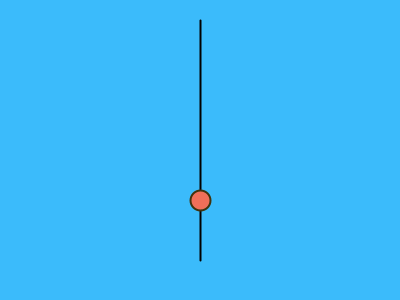
Frame 1 (no input)
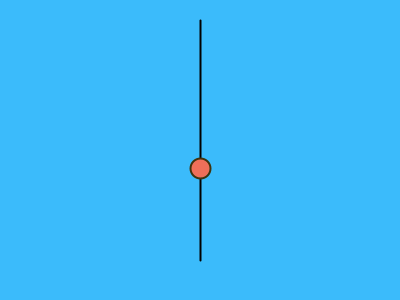
Frame 60 (the mouse pressed at the canvas centre just before this capture)
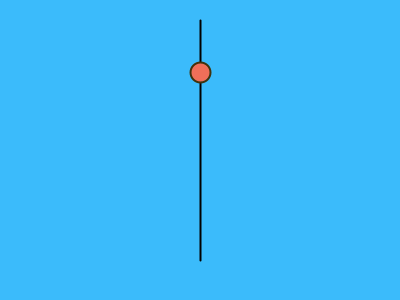
Frame 120 (the mouse held since frame 60 and released just before this capture)

The Processing sketch that drew these frames (run headless with seeded random() and noise(); from frame 60 on, the mouse is pressed at the canvas centre):

// Processing sketch: Spider
// ── Spider.pde
// a modern implementation could use the Command/Interpreter pattern

final int BREAK = 0;
final int GOTO = 1;
final int PLAN = 2;
final int LOOP = 3;
final int MOVEUP = 6;
final int MOVEDN = 7;
final int DELAY = 9;

final byte[] spiderCode = {
  9,30,
  
  9,4,
  2,2,  0,   6,1,  3,
  2,4,       6,1,  3,
  2,26,      6,2,  3,
  2,4,       6,1,  3,
  2,2,  0,   6,1,  3,
  9,4,
  
  9,4,
  2,2,  0,   7,1,  3,
  2,4,       7,1,  3,
  2,26,      7,2,  3,
  2,4,       7,1,  3,
  2,2,  0,   7,1,  3,
  9,4,
  
  1,2
};

int spiderX = 100;
int spiderY = 100;
int spiderPC = 0; // program counter
int spiderLoopPC = 0;
int spiderTimer = 0;
int spiderFramesLeft;

void setup() {
  size(400,300);
  ellipseMode(RADIUS);
}

void draw() {
  do {
    int cmd = spiderCode[spiderPC];
    int arg1 = spiderCode[spiderPC+1];
    
    switch (cmd) {
    case BREAK:
      spiderPC++;
      spiderTimer = 0;
      break;
    case GOTO:
      spiderPC = arg1;
      continue;
    case PLAN:
      spiderFramesLeft = arg1;
      spiderPC += 2;
      spiderLoopPC = spiderPC;
      continue;
    case LOOP:
      if (--spiderFramesLeft == 0) {
        spiderLoopPC = 0;
        spiderPC++;
      } else {
        spiderPC = spiderLoopPC;
      }
      continue;
    case MOVEUP:
      spiderY -= arg1;
      spiderPC += 2;
      spiderTimer = 0;
      break;
    case MOVEDN:
      spiderY += arg1;
      spiderPC += 2;
      spiderTimer = 0;
      break;
    case DELAY:
      if (++spiderTimer >= arg1) {
        spiderPC += 2;
        spiderTimer = 0;
      }
      break;
    }
  } while(false);
  
  //println(spiderPC + "/" + (spiderCode.length-1));
  
  background(59, 187, 251);
  scale(2.0);
  
  stroke(0);
  line(spiderX, 10, spiderX, 130);
  
  stroke(64, 51, 13);
  fill(239, 111, 89);
  ellipse(spiderX, spiderY, 5, 5);
}
